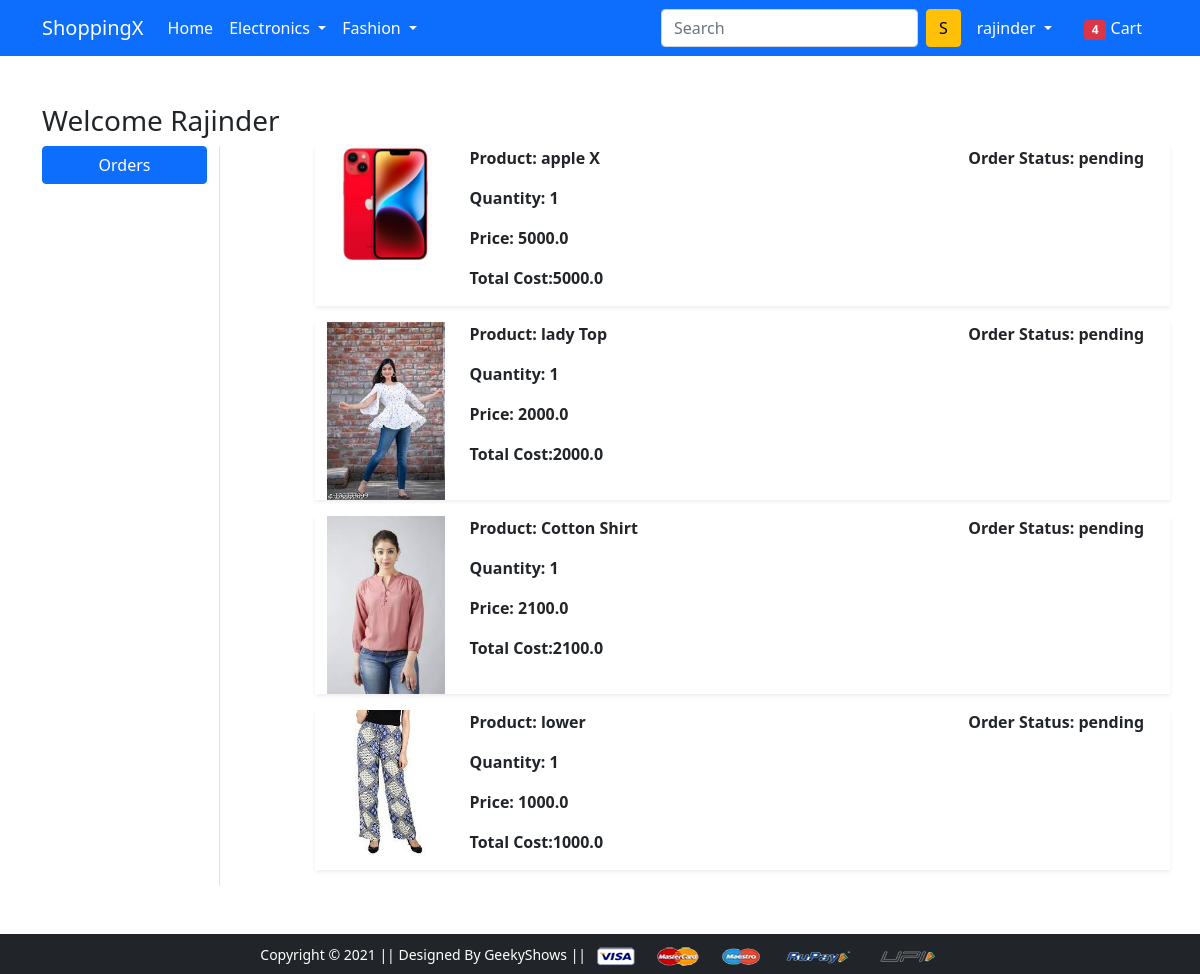
/orders/ (signed in), run on the app's committed database.
### app/models.py (models this page shows, shortened)
class OrderPlaced(models.Model):
    user = models.ForeignKey(User,on_delete=models.CASCADE)
    customer = models.ForeignKey(Customer,on_delete=models.CASCADE)
    product = models.ForeignKey(Product,on_delete=models.CASCADE)
    quantity = models.PositiveBigIntegerField(default=1)
    ordered_date = models.DateTimeField(auto_now_add=True)
    status = models.CharField(choices=STATUS_CHOICES,max_length=100,default='pending')
    def totalCost(self):
        return self.quantity * self.product.discounted_price

class Product(models.Model):
    title = models.CharField(max_length=100)
    selling_price = models.FloatField()
    discounted_price = models.FloatField()
    description = models.TextField()
    brand = models.CharField(max_length=100)
    category = models.CharField(choices=CATEGORY,max_length=10)
    product_image = models.ImageField(upload_to='media\product')

### app/views.py (the view)
# urls.py: path('orders/', views.orders, name='orders'),
@login_required
def orders(request):
    data = OrderPlaced.objects.filter(user=request.user)
    return render(request, 'app/orders.html', {'data': data})

### app/templates/app/orders.html (shortened to what this page needs)
{% extends 'app/base.html' %}
{% load static %}
{% block main-content %}
<div class="container my-5">
 <div class="row">
 <h3>Welcome {{request.user|capfirst}}</h3>
  <div class="col-sm-2 border-end">
   <ul class="list-unstyled">
    <li class="d-grid"><a href="{% url 'orders' %}" class="btn btn-primary">Orders</a></li>
   </ul>
  </div>
  <div class="col-sm-9 offset-sm-1">
    {% for item in data %}
     <div class="row shadow-sm mb-3">
        <div class="col-sm-2">
            <img src="{{item.product.product_image.url}}" alt="" class="img-fluid" height="150" width="150">
        </div>
        <div class="col-sm-7 fw-bold">
            <p>Product: {{item.product.title}}</p>
            <p>Quantity: {{item.quantity}}</p>
            <p>Price: {{item.product.discounted_price}}</p>
            <p>Total Cost:{{item.totalCost}}</p>
        </div>
        <div class="col-sm-3 fw-bold">
            <p>Order Status: {{item.status}}</p>
        </div>
     </div>
    {% endfor %}
  </div>
 </div>
</div>
{% endblock main-content %}

### app/templates/app/base.html (shortened to what this page needs)
<!doctype html>
{% load static %}
<html lang="en">
  <head>
    <link href="https://cdn.jsdelivr.net/npm/bootstrap@5.0.0-beta1/dist/css/bootstrap.min.css" rel="stylesheet">
    <link rel="stylesheet" href="{% static 'app/css/owl.carousel.min.css' %}">
    <link rel="stylesheet" href="{% static 'app/css/all.min.css' %}">
    <link rel="stylesheet" href="{% static 'app/css/style.css' %}">
  </head>
  <body>
    <nav class="navbar navbar-expand-lg navbar-dark bg-primary">
     <div class="container">
       <a class="navbar-brand" href="/">ShoppingX</a>
       <div class="collapse navbar-collapse" id="navbarSupportedContent">
         <ul class="navbar-nav me-auto mb-2 mb-lg-0">
           <li class="nav-item">
             <a class="nav-link active" aria-current="page" href="/">Home</a>
           </li>
           {% if request.user.is_authenticated %}
           <li class="nav-item dropdown">
             <a class="nav-link dropdown-toggle text-white" href="#" id="electronicsDropdown" role="button" data-bs-toggle="dropdown" aria-expanded="false">
               Electronics
             </a>
           </li>
           <li class="nav-item dropdown">
             <a class="nav-link dropdown-toggle text-white" href="#" id="fashionDropdown" role="button" data-bs-toggle="dropdown" aria-expanded="false">
               Fashion
             </a>
           </li>
         </ul>
         <form class="d-flex">
           <input class="form-control me-2" type="search" placeholder="Search" aria-label="Search">
           <button class="btn btn-warning" type="submit">S</button>
         </form>
         <div>
          <ul class="navbar-nav me-auto mb-2 mb-lg-0">
           <li class="nav-item dropdown mx-2">
              <a class="nav-link dropdown-toggle text-white" href="#" id="profileDropdown" role="button" data-bs-toggle="dropdown" aria-expanded="false">
                {{request.user.username}}
              </a>
            </li>
            <li class="nav-item mx-2">
             <a href="{% url 'showcart' %}" class="nav-link text-white"><span class="badge bg-danger">4</span> Cart </a>
            </li>
            {% endif %}
          </ul>
         </div>
       </div>
     </div>
    </nav>
    {% block main-content %} {% endblock main-content %}
    <footer class="container-fluid bg-dark text-center p-2 mt-5">
        <small class="text-white">Copyright &copy; 2021 || Designed By GeekyShows || </small>
        <img src="{% static 'app/images/payment.png' %}" alt="" srcset="" class="img-fluid" height="2px">
    </footer>
  </body>
</html>

### data on the page
OrderPlaced: product.product_image (picture), product "apple X", quantity "1", product.discounted_price "5000.0", totalCost "5000.0", status "pending"
OrderPlaced: product.product_image (picture), product "lady Top", quantity "1", product.discounted_price "2000.0", totalCost "2000.0", status "pending"
OrderPlaced: product.product_image (picture), product "Cotton Shirt", quantity "1", product.discounted_price "2100.0", totalCost "2100.0", status "pending"
OrderPlaced: product.product_image (picture), product "lower", quantity "1", product.discounted_price "1000.0", totalCost "1000.0", status "pending"

### other printed values
{{ request.user.username }} "rajinder"
{{ request.user|capfirst }} "Rajinder"
